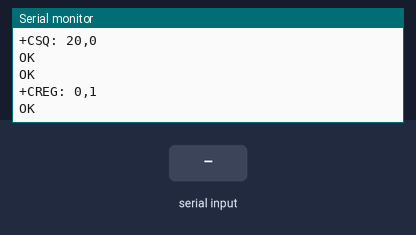
The sketch below on a simulated Arduino Uno, built with avr-gcc and run on an emulated ATmega328P. Parts: the last lines printed to the serial monitor. Inputs (shaded band) come from the test bench. The modem accepts every AT command (registered, SIM ready, sends succeed) and sends nothing else.

Above: at 4.2 s.
4.3 s: "1" received over the second serial link
At 5.6 s:
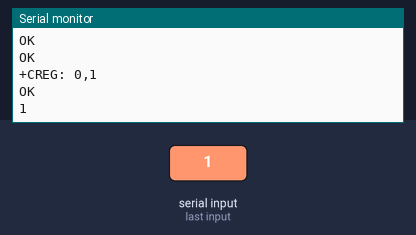
6.0 s: "0" received over the second serial link
At 6.8 s:
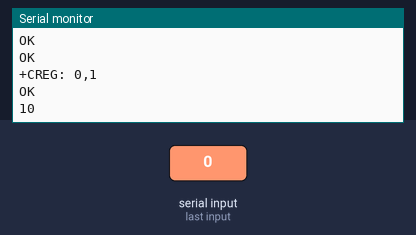

Measured:
- after the input at 4.3 s, the serial monitor: prints a new line after 0.24 s (image 1)
- after the input at 6.0 s, the serial monitor: prints a new line at once (image 2)

The sketch:

test_sms.ino
```cpp
#include <SoftwareSerial.h>
/* Tutorial link:  https://pijaeducation.com/arduino/gsm/send-receive-messages-using-sim800l-with-arduino/
   Create software serial pins: pin 2 as RX & 3 as TX
   Connect SIM800L module Rx to Pin 3 (Tx) of Arduino & Tx to Pin 2 (Rx) of Arduino
*/
SoftwareSerial mySerial(9, 10);

void setup() {
  Serial.begin(9600);
  mySerial.begin(9600);
  Serial.println("Initializing...");
  delay(1000);

  // Send attention command to check if all fine, it returns OK
  mySerial.println("AT");
  updateSerial();

  // Signal quality test, value range is 0 - 31 , 31 is the Excellent
  mySerial.println("AT+CSQ");
  updateSerial();

  // Used to read the ICCID from the SIM, if returns means SIM is plugged
  mySerial.println("AT+CCID");
  updateSerial();

  // Check whether it has registered on the network
  mySerial.println("AT+CREG?");
  updateSerial();
}

void loop() {
  updateSerial();
}

// For data transmission from Serial to Software Serial port & vice versa
void updateSerial() {
  delay(500);
  while (Serial.available()) {
    mySerial.write(Serial.read());//Forward what Serial received to Software Serial Port
  }

  while (mySerial.available()) {
    Serial.write(mySerial.read());//Forward what Software Serial received to Serial Port
  }
}
```
